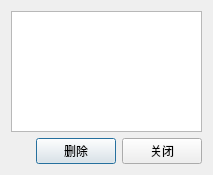
<?xml version="1.0" encoding="UTF-8"?>
<ui version="4.0">
 <class>RuleManageDialog</class>
 <widget class="QDialog" name="RuleManageDialog">
  <property name="geometry">
   <rect>
    <x>0</x>
    <y>0</y>
    <width>213</width>
    <height>175</height>
   </rect>
  </property>
  <property name="minimumSize">
   <size>
    <width>213</width>
    <height>175</height>
   </size>
  </property>
  <property name="windowTitle">
   <string>规则管理</string>
  </property>
  <layout class="QVBoxLayout" name="verticalLayout">
   <item>
    <widget class="QListWidget" name="ruleNameList">
     <property name="selectionMode">
      <enum>QAbstractItemView::SelectionMode::ExtendedSelection</enum>
     </property>
    </widget>
   </item>
   <item>
    <layout class="QHBoxLayout" name="horizontalLayout" stretch="1,0,0">
     <item>
      <widget class="QWidget" name="widget" native="true"/>
     </item>
     <item>
      <widget class="QPushButton" name="deleteButton">
       <property name="text">
        <string>删除</string>
       </property>
      </widget>
     </item>
     <item>
      <widget class="QPushButton" name="closeButton">
       <property name="text">
        <string>关闭</string>
       </property>
      </widget>
     </item>
    </layout>
   </item>
  </layout>
 </widget>
 <resources/>
 <connections/>
</ui>
